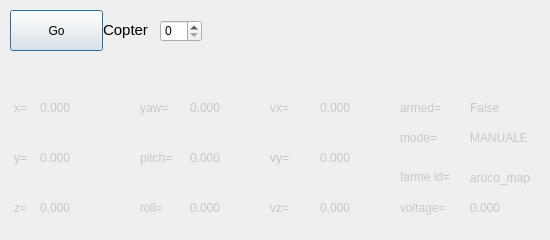
<?xml version="1.0" encoding="UTF-8"?>
<ui version="4.0">
 <class>Dialog</class>
 <widget class="QDialog" name="Dialog">
  <property name="geometry">
   <rect>
    <x>0</x>
    <y>0</y>
    <width>550</width>
    <height>240</height>
   </rect>
  </property>
  <property name="minimumSize">
   <size>
    <width>550</width>
    <height>240</height>
   </size>
  </property>
  <property name="maximumSize">
   <size>
    <width>550</width>
    <height>240</height>
   </size>
  </property>
  <property name="windowTitle">
   <string>Telemetry</string>
  </property>
  <widget class="QLabel" name="copter_text">
   <property name="geometry">
    <rect>
     <x>80</x>
     <y>20</y>
     <width>91</width>
     <height>20</height>
    </rect>
   </property>
   <property name="font">
    <font>
     <pointsize>11</pointsize>
    </font>
   </property>
   <property name="text">
    <string>Copter</string>
   </property>
   <property name="alignment">
    <set>Qt::AlignCenter</set>
   </property>
  </widget>
  <widget class="QPushButton" name="go_pushButton">
   <property name="geometry">
    <rect>
     <x>10</x>
     <y>10</y>
     <width>93</width>
     <height>41</height>
    </rect>
   </property>
   <property name="text">
    <string>Go</string>
   </property>
  </widget>
  <widget class="QSpinBox" name="number_spinBox">
   <property name="geometry">
    <rect>
     <x>160</x>
     <y>20</y>
     <width>42</width>
     <height>22</height>
    </rect>
   </property>
  </widget>
  <widget class="QLabel" name="x_1">
   <property name="geometry">
    <rect>
     <x>10</x>
     <y>100</y>
     <width>21</width>
     <height>16</height>
    </rect>
   </property>
   <property name="text">
    <string>&lt;html&gt;&lt;head/&gt;&lt;body&gt;&lt;p&gt;&lt;span style=&quot; color:#c8c8c8;&quot;&gt;x=&lt;/span&gt;&lt;/p&gt;&lt;/body&gt;&lt;/html&gt;</string>
   </property>
   <property name="alignment">
    <set>Qt::AlignCenter</set>
   </property>
  </widget>
  <widget class="QLabel" name="y_1">
   <property name="geometry">
    <rect>
     <x>10</x>
     <y>150</y>
     <width>21</width>
     <height>16</height>
    </rect>
   </property>
   <property name="text">
    <string>&lt;html&gt;&lt;head/&gt;&lt;body&gt;&lt;p&gt;&lt;span style=&quot; color:#c8c8c8;&quot;&gt;y=&lt;/span&gt;&lt;/p&gt;&lt;/body&gt;&lt;/html&gt;</string>
   </property>
   <property name="alignment">
    <set>Qt::AlignCenter</set>
   </property>
  </widget>
  <widget class="QLabel" name="z_1">
   <property name="geometry">
    <rect>
     <x>10</x>
     <y>200</y>
     <width>21</width>
     <height>16</height>
    </rect>
   </property>
   <property name="text">
    <string>&lt;html&gt;&lt;head/&gt;&lt;body&gt;&lt;p&gt;&lt;span style=&quot; color:#c8c8c8;&quot;&gt;z=&lt;/span&gt;&lt;/p&gt;&lt;/body&gt;&lt;/html&gt;</string>
   </property>
   <property name="alignment">
    <set>Qt::AlignCenter</set>
   </property>
  </widget>
  <widget class="QLabel" name="z_2">
   <property name="geometry">
    <rect>
     <x>40</x>
     <y>200</y>
     <width>51</width>
     <height>16</height>
    </rect>
   </property>
   <property name="text">
    <string>&lt;html&gt;&lt;head/&gt;&lt;body&gt;&lt;p&gt;&lt;span style=&quot; color:#c8c8c8;&quot;&gt;0.000&lt;/span&gt;&lt;/p&gt;&lt;/body&gt;&lt;/html&gt;</string>
   </property>
   <property name="alignment">
    <set>Qt::AlignLeading|Qt::AlignLeft|Qt::AlignVCenter</set>
   </property>
  </widget>
  <widget class="QLabel" name="x_2">
   <property name="geometry">
    <rect>
     <x>40</x>
     <y>100</y>
     <width>51</width>
     <height>16</height>
    </rect>
   </property>
   <property name="text">
    <string>&lt;html&gt;&lt;head/&gt;&lt;body&gt;&lt;p&gt;&lt;span style=&quot; color:#c8c8c8;&quot;&gt;0.000&lt;/span&gt;&lt;/p&gt;&lt;/body&gt;&lt;/html&gt;</string>
   </property>
   <property name="alignment">
    <set>Qt::AlignLeading|Qt::AlignLeft|Qt::AlignVCenter</set>
   </property>
  </widget>
  <widget class="QLabel" name="y_2">
   <property name="geometry">
    <rect>
     <x>40</x>
     <y>150</y>
     <width>51</width>
     <height>16</height>
    </rect>
   </property>
   <property name="text">
    <string>&lt;html&gt;&lt;head/&gt;&lt;body&gt;&lt;p&gt;&lt;span style=&quot; color:#c8c8c8;&quot;&gt;0.000&lt;/span&gt;&lt;/p&gt;&lt;/body&gt;&lt;/html&gt;</string>
   </property>
   <property name="alignment">
    <set>Qt::AlignLeading|Qt::AlignLeft|Qt::AlignVCenter</set>
   </property>
  </widget>
  <widget class="QLabel" name="mode_2">
   <property name="geometry">
    <rect>
     <x>470</x>
     <y>130</y>
     <width>71</width>
     <height>16</height>
    </rect>
   </property>
   <property name="text">
    <string>&lt;html&gt;&lt;head/&gt;&lt;body&gt;&lt;p&gt;&lt;span style=&quot; color:#c8c8c8;&quot;&gt;MANUALE&lt;/span&gt;&lt;/p&gt;&lt;/body&gt;&lt;/html&gt;</string>
   </property>
   <property name="alignment">
    <set>Qt::AlignLeading|Qt::AlignLeft|Qt::AlignVCenter</set>
   </property>
  </widget>
  <widget class="QLabel" name="armed_2">
   <property name="geometry">
    <rect>
     <x>470</x>
     <y>100</y>
     <width>71</width>
     <height>16</height>
    </rect>
   </property>
   <property name="text">
    <string>&lt;html&gt;&lt;head/&gt;&lt;body&gt;&lt;p&gt;&lt;span style=&quot; color:#c8c8c8;&quot;&gt;False&lt;/span&gt;&lt;/p&gt;&lt;/body&gt;&lt;/html&gt;</string>
   </property>
   <property name="alignment">
    <set>Qt::AlignLeading|Qt::AlignLeft|Qt::AlignVCenter</set>
   </property>
  </widget>
  <widget class="QLabel" name="frame_id_1">
   <property name="geometry">
    <rect>
     <x>400</x>
     <y>170</y>
     <width>61</width>
     <height>16</height>
    </rect>
   </property>
   <property name="text">
    <string>&lt;html&gt;&lt;head/&gt;&lt;body&gt;&lt;p&gt;&lt;span style=&quot; color:#c8c8c8;&quot;&gt;farme id=&lt;/span&gt;&lt;br/&gt;&lt;/p&gt;&lt;/body&gt;&lt;/html&gt;</string>
   </property>
   <property name="alignment">
    <set>Qt::AlignLeading|Qt::AlignLeft|Qt::AlignVCenter</set>
   </property>
  </widget>
  <widget class="QLabel" name="armed_1">
   <property name="geometry">
    <rect>
     <x>400</x>
     <y>100</y>
     <width>51</width>
     <height>16</height>
    </rect>
   </property>
   <property name="text">
    <string>&lt;html&gt;&lt;head/&gt;&lt;body&gt;&lt;p&gt;&lt;span style=&quot; color:#c8c8c8;&quot;&gt;armed=&lt;/span&gt;&lt;/p&gt;&lt;/body&gt;&lt;/html&gt;</string>
   </property>
   <property name="alignment">
    <set>Qt::AlignLeading|Qt::AlignLeft|Qt::AlignVCenter</set>
   </property>
  </widget>
  <widget class="QLabel" name="frame_id_2">
   <property name="geometry">
    <rect>
     <x>470</x>
     <y>170</y>
     <width>71</width>
     <height>16</height>
    </rect>
   </property>
   <property name="text">
    <string>&lt;html&gt;&lt;head/&gt;&lt;body&gt;&lt;p&gt;&lt;span style=&quot; color:#c8c8c8;&quot;&gt;aruco_map&lt;/span&gt;&lt;/p&gt;&lt;/body&gt;&lt;/html&gt;</string>
   </property>
   <property name="alignment">
    <set>Qt::AlignLeading|Qt::AlignLeft|Qt::AlignVCenter</set>
   </property>
  </widget>
  <widget class="QLabel" name="mode_1">
   <property name="geometry">
    <rect>
     <x>400</x>
     <y>130</y>
     <width>51</width>
     <height>16</height>
    </rect>
   </property>
   <property name="text">
    <string>&lt;html&gt;&lt;head/&gt;&lt;body&gt;&lt;p&gt;&lt;span style=&quot; color:#c8c8c8;&quot;&gt;mode=&lt;/span&gt;&lt;/p&gt;&lt;/body&gt;&lt;/html&gt;</string>
   </property>
   <property name="alignment">
    <set>Qt::AlignLeading|Qt::AlignLeft|Qt::AlignVCenter</set>
   </property>
  </widget>
  <widget class="QLabel" name="voltage_2">
   <property name="geometry">
    <rect>
     <x>470</x>
     <y>200</y>
     <width>71</width>
     <height>16</height>
    </rect>
   </property>
   <property name="text">
    <string>&lt;html&gt;&lt;head/&gt;&lt;body&gt;&lt;p&gt;&lt;span style=&quot; color:#c8c8c8;&quot;&gt;0.000&lt;/span&gt;&lt;/p&gt;&lt;/body&gt;&lt;/html&gt;</string>
   </property>
   <property name="alignment">
    <set>Qt::AlignLeading|Qt::AlignLeft|Qt::AlignVCenter</set>
   </property>
  </widget>
  <widget class="QLabel" name="voltage_1">
   <property name="geometry">
    <rect>
     <x>400</x>
     <y>200</y>
     <width>51</width>
     <height>16</height>
    </rect>
   </property>
   <property name="text">
    <string>&lt;html&gt;&lt;head/&gt;&lt;body&gt;&lt;p&gt;&lt;span style=&quot; color:#c8c8c8;&quot;&gt;voltage=&lt;/span&gt;&lt;/p&gt;&lt;/body&gt;&lt;/html&gt;</string>
   </property>
   <property name="alignment">
    <set>Qt::AlignLeading|Qt::AlignLeft|Qt::AlignVCenter</set>
   </property>
  </widget>
  <widget class="QLabel" name="roll_2">
   <property name="geometry">
    <rect>
     <x>190</x>
     <y>200</y>
     <width>61</width>
     <height>16</height>
    </rect>
   </property>
   <property name="text">
    <string>&lt;html&gt;&lt;head/&gt;&lt;body&gt;&lt;p&gt;&lt;span style=&quot; color:#c8c8c8;&quot;&gt;0.000&lt;/span&gt;&lt;/p&gt;&lt;/body&gt;&lt;/html&gt;</string>
   </property>
   <property name="alignment">
    <set>Qt::AlignLeading|Qt::AlignLeft|Qt::AlignVCenter</set>
   </property>
  </widget>
  <widget class="QLabel" name="yaw_1">
   <property name="geometry">
    <rect>
     <x>140</x>
     <y>100</y>
     <width>31</width>
     <height>16</height>
    </rect>
   </property>
   <property name="text">
    <string>&lt;html&gt;&lt;head/&gt;&lt;body&gt;&lt;p&gt;&lt;span style=&quot; color:#c8c8c8;&quot;&gt;yaw=&lt;/span&gt;&lt;/p&gt;&lt;/body&gt;&lt;/html&gt;</string>
   </property>
   <property name="alignment">
    <set>Qt::AlignLeading|Qt::AlignLeft|Qt::AlignVCenter</set>
   </property>
  </widget>
  <widget class="QLabel" name="pitch_1">
   <property name="geometry">
    <rect>
     <x>140</x>
     <y>150</y>
     <width>41</width>
     <height>16</height>
    </rect>
   </property>
   <property name="text">
    <string>&lt;html&gt;&lt;head/&gt;&lt;body&gt;&lt;p&gt;&lt;span style=&quot; color:#c8c8c8;&quot;&gt;pitch=&lt;/span&gt;&lt;/p&gt;&lt;/body&gt;&lt;/html&gt;</string>
   </property>
   <property name="alignment">
    <set>Qt::AlignLeading|Qt::AlignLeft|Qt::AlignVCenter</set>
   </property>
  </widget>
  <widget class="QLabel" name="roll_1">
   <property name="geometry">
    <rect>
     <x>140</x>
     <y>200</y>
     <width>31</width>
     <height>16</height>
    </rect>
   </property>
   <property name="text">
    <string>&lt;html&gt;&lt;head/&gt;&lt;body&gt;&lt;p&gt;&lt;span style=&quot; color:#c8c8c8;&quot;&gt;roll=&lt;/span&gt;&lt;/p&gt;&lt;/body&gt;&lt;/html&gt;</string>
   </property>
   <property name="alignment">
    <set>Qt::AlignLeading|Qt::AlignLeft|Qt::AlignVCenter</set>
   </property>
  </widget>
  <widget class="QLabel" name="pitch_2">
   <property name="geometry">
    <rect>
     <x>190</x>
     <y>150</y>
     <width>61</width>
     <height>16</height>
    </rect>
   </property>
   <property name="text">
    <string>&lt;html&gt;&lt;head/&gt;&lt;body&gt;&lt;p&gt;&lt;span style=&quot; color:#c8c8c8;&quot;&gt;0.000&lt;/span&gt;&lt;/p&gt;&lt;/body&gt;&lt;/html&gt;</string>
   </property>
   <property name="alignment">
    <set>Qt::AlignLeading|Qt::AlignLeft|Qt::AlignVCenter</set>
   </property>
  </widget>
  <widget class="QLabel" name="yaw2">
   <property name="geometry">
    <rect>
     <x>190</x>
     <y>100</y>
     <width>61</width>
     <height>16</height>
    </rect>
   </property>
   <property name="text">
    <string>&lt;html&gt;&lt;head/&gt;&lt;body&gt;&lt;p&gt;&lt;span style=&quot; color:#c8c8c8;&quot;&gt;0.000&lt;/span&gt;&lt;/p&gt;&lt;/body&gt;&lt;/html&gt;</string>
   </property>
   <property name="alignment">
    <set>Qt::AlignLeading|Qt::AlignLeft|Qt::AlignVCenter</set>
   </property>
  </widget>
  <widget class="QLabel" name="vy_1">
   <property name="geometry">
    <rect>
     <x>270</x>
     <y>150</y>
     <width>31</width>
     <height>16</height>
    </rect>
   </property>
   <property name="text">
    <string>&lt;html&gt;&lt;head/&gt;&lt;body&gt;&lt;p&gt;&lt;span style=&quot; color:#c8c8c8;&quot;&gt;vy=&lt;/span&gt;&lt;/p&gt;&lt;/body&gt;&lt;/html&gt;</string>
   </property>
   <property name="alignment">
    <set>Qt::AlignLeading|Qt::AlignLeft|Qt::AlignVCenter</set>
   </property>
  </widget>
  <widget class="QLabel" name="vx_2">
   <property name="geometry">
    <rect>
     <x>320</x>
     <y>100</y>
     <width>61</width>
     <height>16</height>
    </rect>
   </property>
   <property name="text">
    <string>&lt;html&gt;&lt;head/&gt;&lt;body&gt;&lt;p&gt;&lt;span style=&quot; color:#c8c8c8;&quot;&gt;0.000&lt;/span&gt;&lt;/p&gt;&lt;/body&gt;&lt;/html&gt;</string>
   </property>
   <property name="alignment">
    <set>Qt::AlignLeading|Qt::AlignLeft|Qt::AlignVCenter</set>
   </property>
  </widget>
  <widget class="QLabel" name="vz_1">
   <property name="geometry">
    <rect>
     <x>270</x>
     <y>200</y>
     <width>31</width>
     <height>16</height>
    </rect>
   </property>
   <property name="text">
    <string>&lt;html&gt;&lt;head/&gt;&lt;body&gt;&lt;p&gt;&lt;span style=&quot; color:#c8c8c8;&quot;&gt;vz=&lt;/span&gt;&lt;/p&gt;&lt;/body&gt;&lt;/html&gt;</string>
   </property>
   <property name="alignment">
    <set>Qt::AlignLeading|Qt::AlignLeft|Qt::AlignVCenter</set>
   </property>
  </widget>
  <widget class="QLabel" name="vy_2">
   <property name="geometry">
    <rect>
     <x>320</x>
     <y>150</y>
     <width>61</width>
     <height>16</height>
    </rect>
   </property>
   <property name="text">
    <string>&lt;html&gt;&lt;head/&gt;&lt;body&gt;&lt;p&gt;&lt;span style=&quot; color:#c8c8c8;&quot;&gt;0.000&lt;/span&gt;&lt;/p&gt;&lt;/body&gt;&lt;/html&gt;</string>
   </property>
   <property name="alignment">
    <set>Qt::AlignLeading|Qt::AlignLeft|Qt::AlignVCenter</set>
   </property>
  </widget>
  <widget class="QLabel" name="vz_2">
   <property name="geometry">
    <rect>
     <x>320</x>
     <y>200</y>
     <width>61</width>
     <height>16</height>
    </rect>
   </property>
   <property name="text">
    <string>&lt;html&gt;&lt;head/&gt;&lt;body&gt;&lt;p&gt;&lt;span style=&quot; color:#c8c8c8;&quot;&gt;0.000&lt;/span&gt;&lt;/p&gt;&lt;/body&gt;&lt;/html&gt;</string>
   </property>
   <property name="alignment">
    <set>Qt::AlignLeading|Qt::AlignLeft|Qt::AlignVCenter</set>
   </property>
  </widget>
  <widget class="QLabel" name="vx_1">
   <property name="geometry">
    <rect>
     <x>270</x>
     <y>100</y>
     <width>31</width>
     <height>16</height>
    </rect>
   </property>
   <property name="text">
    <string>&lt;html&gt;&lt;head/&gt;&lt;body&gt;&lt;p&gt;&lt;span style=&quot; color:#c8c8c8;&quot;&gt;vx=&lt;/span&gt;&lt;/p&gt;&lt;/body&gt;&lt;/html&gt;</string>
   </property>
   <property name="alignment">
    <set>Qt::AlignLeading|Qt::AlignLeft|Qt::AlignVCenter</set>
   </property>
  </widget>
  <widget class="QLabel" name="back">
   <property name="geometry">
    <rect>
     <x>0</x>
     <y>0</y>
     <width>551</width>
     <height>241</height>
    </rect>
   </property>
   <property name="text">
    <string>&lt;html&gt;&lt;head/&gt;&lt;body&gt;&lt;p&gt;&lt;img src=&quot;:/telem/telem_bakground.png&quot;/&gt;&lt;/p&gt;&lt;/body&gt;&lt;/html&gt;</string>
   </property>
  </widget>
  <zorder>back</zorder>
  <zorder>copter_text</zorder>
  <zorder>go_pushButton</zorder>
  <zorder>number_spinBox</zorder>
  <zorder>x_1</zorder>
  <zorder>y_1</zorder>
  <zorder>z_1</zorder>
  <zorder>z_2</zorder>
  <zorder>x_2</zorder>
  <zorder>y_2</zorder>
  <zorder>mode_2</zorder>
  <zorder>armed_2</zorder>
  <zorder>frame_id_1</zorder>
  <zorder>armed_1</zorder>
  <zorder>frame_id_2</zorder>
  <zorder>mode_1</zorder>
  <zorder>voltage_2</zorder>
  <zorder>voltage_1</zorder>
  <zorder>roll_2</zorder>
  <zorder>yaw_1</zorder>
  <zorder>pitch_1</zorder>
  <zorder>roll_1</zorder>
  <zorder>pitch_2</zorder>
  <zorder>yaw2</zorder>
  <zorder>vy_1</zorder>
  <zorder>vx_2</zorder>
  <zorder>vz_1</zorder>
  <zorder>vy_2</zorder>
  <zorder>vz_2</zorder>
  <zorder>vx_1</zorder>
 </widget>
 <resources>
  <include location="telem.qrc"/>
 </resources>
 <connections/>
</ui>
